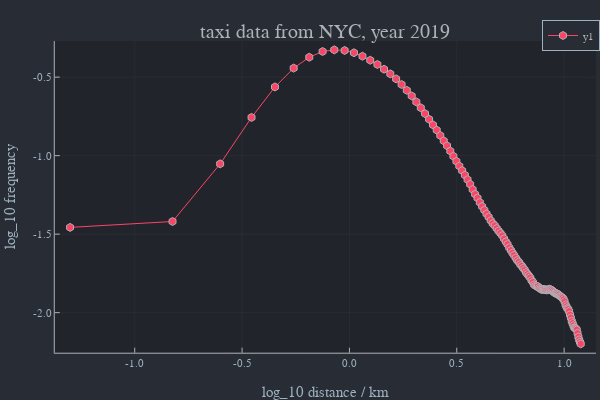

Notebook code cell kept with this figure:
### Markdown cell above
#### log-log histogram

### Code cell
#log-log
logX=log.(10,x)
logY=log.(10,y)
plot(logX,logY,marker=:hex,xlab="log_10 distance / km",ylab="log_10 frequency",title="taxi data from NYC, year 2019")

### Figure 1 — Plotly figure (JSON) as saved in the notebook; plotly's stock layout.template omitted (floating-point values rounded to 4 significant figures)
{"data": [{"colorbar": {"title": ""}, "legendgroup": "y1", "line": {"color": "rgba(254, 67, 101, 1.000)", "dash": "solid", "shape": "linear", "width": 1}, "marker": {"color": "rgba(254, 67, 101, 1.000)", "line": {"color": "rgba(173, 178, 183, 1.000)", "width": 1}, "size": 8, "symbol": "hexagon"}, "mode": "lines+markers", "name": "y1", "showlegend": true, "type": "scatter", "x": [-1.301, -0.8239, -0.6021, -0.4559, -0.3468, -0.2596, -0.1871, -0.1249, -0.07058, -0.02228, 0.02119, 0.0607, 0.09691, 0.1303, 0.1614, 0.1903, 0.2175, 0.243, 0.2672, 0.29, 0.3118, 0.3324, 0.3522, 0.3711, 0.3892, 0.4065, 0.4232, 0.4393, 0.4548, 0.4698, 0.4843, 0.4983, 0.5119, 0.525, 0.5378, 0.5502, 0.5623, 0.574, 0.5855, 0.5966, 0.6075, 0.618, 0.6284, 0.6385, 0.6484, 0.658, 0.6675, 0.6767, 0.6857, 0.6946, 0.7033, 0.7118, 0.7202, 0.7284, 0.7364, 0.7443, 0.752, 0.7597, 0.7672, 0.7745, 0.7818, 0.7889, 0.7959, 0.8028, 0.8096, 0.8162, 0.8228, 0.8293, 0.8357, 0.842, 0.8482, 0.8543, 0.8603, 0.8663, 0.8722, 0.8779, 0.8837, 0.8893, 0.8949, 0.9004, 0.9058, 0.9112, 0.9165, 0.9217, 0.9269, 0.932, 0.937, 0.942, 0.9469, 0.9518, 0.9566, 0.9614, 0.9661, 0.9708, 0.9754, 0.98, 0.9845, 0.989, 0.9934, 0.9978, 1.002, 1.006, 1.011, 1.015, 1.019, 1.023, 1.027, 1.031, 1.035, 1.039, 1.043, 1.047, 1.051, 1.055, 1.059, 1.063, 1.066, 1.07, 1.074, 1.077], "xaxis": "x", "y": [-1.457, -1.42, -1.052, -0.7565, -0.5624, -0.4425, -0.373, -0.3367, -0.3262, -0.33, -0.3446, -0.3666, -0.3923, -0.4195, -0.4494, -0.4791, -0.511, -0.5469, -0.5838, -0.6194, -0.6577, -0.6953, -0.7322, -0.7681, -0.804, -0.8373, -0.8717, -0.9055, -0.9372, -0.9705, -1.004, -1.036, -1.066, -1.095, -1.124, -1.153, -1.182, -1.216, -1.246, -1.27, -1.298, -1.324, -1.347, -1.37, -1.391, -1.413, -1.432, -1.445, -1.463, -1.479, -1.494, -1.509, -1.529, -1.548, -1.565, -1.586, -1.603, -1.62, -1.634, -1.651, -1.666, -1.678, -1.692, -1.703, -1.716, -1.727, -1.743, -1.755, -1.766, -1.777, -1.794, -1.805, -1.822, -1.828, -1.832, -1.833, -1.843, -1.848, -1.852, -1.852, -1.852, -1.854, -1.856, -1.854, -1.854, -1.851, -1.853, -1.856, -1.863, -1.869, -1.875, -1.876, -1.878, -1.883, -1.887, -1.894, -1.898, -1.902, -1.907, -1.916, -1.929, -1.949, -1.961, -1.972, -1.978, -1.991, -2.013, -2.033, -2.054, -2.068, -2.082, -2.095, -2.1, -2.103, -2.109, -2.131, -2.155, -2.173, -2.187, -2.199], "yaxis": "y", "zmax": null, "zmin": null}], "layout": {"annotations": [{"font": {"color": "rgba(173, 178, 183, 1.000)", "family": "sans-serif", "size": 20}, "rotation": 0, "showarrow": false, "text": "taxi data from NYC, year 2019", "x": 0.5424, "xanchor": "center", "xref": "paper", "y": 1, "yanchor": "top", "yref": "paper"}], "height": 400, "legend": {"bgcolor": "rgba(40, 44, 52, 1.000)", "bordercolor": "rgba(158, 177, 190, 1.000)", "borderwidth": 1, "font": {"color": "rgba(173, 178, 183, 1.000)", "family": "sans-serif", "size": 11}, "title": {"font": {"color": "rgba(173, 178, 183, 1.000)", "family": "sans-serif", "size": 15}, "text": ""}, "tracegroupgap": 0, "traceorder": "normal", "x": 1, "xanchor": "auto", "y": 1, "yanchor": "auto"}, "margin": {"b": 20, "l": 0, "r": 0, "t": 20}, "paper_bgcolor": "rgba(40, 44, 52, 1.000)", "plot_bgcolor": "rgba(33, 37, 43, 1.000)", "showlegend": true, "width": 600, "xaxis": {"anchor": "y", "domain": [0.09128, 0.9934], "gridcolor": "rgba(173, 178, 183, 0.100)", "gridwidth": 0.5, "linecolor": "rgba(173, 178, 183, 1.000)", "mirror": false, "range": [-1.372, 1.149], "showgrid": true, "showline": true, "showticklabels": true, "tickangle": 0, "tickcolor": "rgb(173, 178, 183)", "tickfont": {"color": "rgba(158, 177, 190, 1.000)", "family": "sans-serif", "size": 11}, "tickmode": "array", "ticks": "inside", "ticktext": ["-1.0", "-0.5", "0.0", "0.5", "1.0"], "tickvals": [-1, -0.5, 0, 0.5, 1], "title": "log_10 distance / km", "titlefont": {"color": "rgba(158, 177, 190, 1.000)", "family": "sans-serif", "size": 15}, "type": "-", "visible": true, "zeroline": false, "zerolinecolor": "rgba(173, 178, 183, 1.000)"}, "yaxis": {"anchor": "x", "domain": [0.07581, 0.9415], "gridcolor": "rgba(173, 178, 183, 0.100)", "gridwidth": 0.5, "linecolor": "rgba(173, 178, 183, 1.000)", "mirror": false, "range": [-2.255, -0.27], "showgrid": true, "showline": true, "showticklabels": true, "tickangle": 0, "tickcolor": "rgb(173, 178, 183)", "tickfont": {"color": "rgba(158, 177, 190, 1.000)", "family": "sans-serif", "size": 11}, "tickmode": "array", "ticks": "inside", "ticktext": ["-2.0", "-1.5", "-1.0", "-0.5"], "tickvals": [-2, -1.5, -1, -0.5], "title": "log_10 frequency", "titlefont": {"color": "rgba(158, 177, 190, 1.000)", "family": "sans-serif", "size": 15}, "type": "-", "visible": true, "zeroline": false, "zerolinecolor": "rgba(173, 178, 183, 1.000)"}}}
